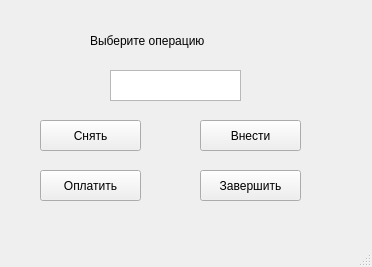
<?xml version="1.0" encoding="UTF-8"?>
<ui version="4.0">
 <class>MainWindow</class>
 <widget class="QMainWindow" name="MainWindow">
  <property name="geometry">
   <rect>
    <x>0</x>
    <y>0</y>
    <width>372</width>
    <height>267</height>
   </rect>
  </property>
  <property name="windowTitle">
   <string>MainWindow</string>
  </property>
  <widget class="QWidget" name="centralwidget">
   <widget class="QLabel" name="labelMainWindow">
    <property name="geometry">
     <rect>
      <x>90</x>
      <y>30</y>
      <width>241</width>
      <height>21</height>
     </rect>
    </property>
    <property name="styleSheet">
     <string notr="true">
font: 10pt &quot;Segoe UI Variable Small&quot;;</string>
    </property>
    <property name="text">
     <string>Выберите операцию</string>
    </property>
   </widget>
   <widget class="QPushButton" name="WithdrawButton">
    <property name="geometry">
     <rect>
      <x>40</x>
      <y>120</y>
      <width>101</width>
      <height>31</height>
     </rect>
    </property>
    <property name="text">
     <string>Снять</string>
    </property>
   </widget>
   <widget class="QPushButton" name="DepositeButton">
    <property name="geometry">
     <rect>
      <x>200</x>
      <y>120</y>
      <width>101</width>
      <height>31</height>
     </rect>
    </property>
    <property name="text">
     <string>Внести</string>
    </property>
   </widget>
   <widget class="QPushButton" name="PayButton">
    <property name="geometry">
     <rect>
      <x>40</x>
      <y>170</y>
      <width>101</width>
      <height>31</height>
     </rect>
    </property>
    <property name="text">
     <string>Оплатить</string>
    </property>
   </widget>
   <widget class="QPushButton" name="EndButton">
    <property name="geometry">
     <rect>
      <x>200</x>
      <y>170</y>
      <width>101</width>
      <height>31</height>
     </rect>
    </property>
    <property name="text">
     <string>Завершить</string>
    </property>
    <property name="shortcut">
     <string/>
    </property>
   </widget>
   <widget class="QTextEdit" name="textEdit">
    <property name="geometry">
     <rect>
      <x>110</x>
      <y>70</y>
      <width>131</width>
      <height>31</height>
     </rect>
    </property>
   </widget>
  </widget>
  <widget class="QMenuBar" name="menubar">
   <property name="geometry">
    <rect>
     <x>0</x>
     <y>0</y>
     <width>372</width>
     <height>26</height>
    </rect>
   </property>
  </widget>
  <widget class="QStatusBar" name="statusbar"/>
 </widget>
 <resources/>
 <connections/>
 <slots>
  <slot>endButton_clicked()</slot>
 </slots>
</ui>
